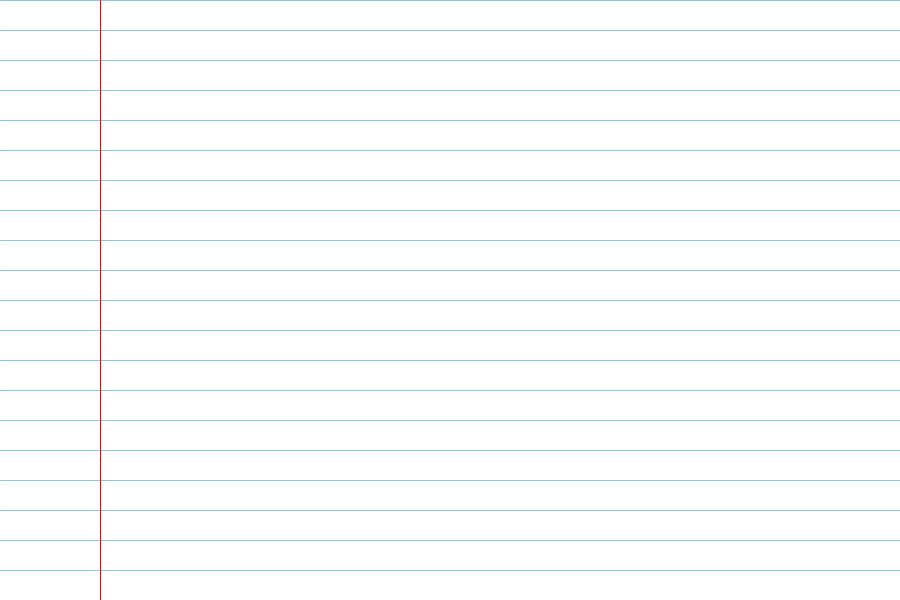
Frame 1 (no input)
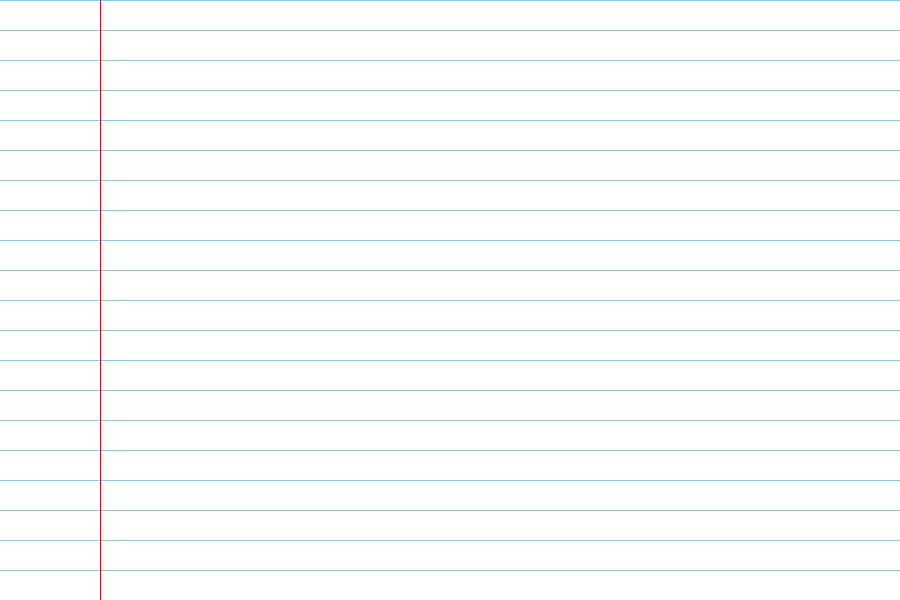
Frame 60 (the mouse pressed at the canvas centre just before this capture)
Frame 120 (the mouse held since frame 60 and released just before this capture): identical to frame 60, image omitted

The Processing sketch that drew these frames (run headless with seeded random() and noise(); from frame 60 on, the mouse is pressed at the canvas centre):

// Processing sketch: Dear_Data
// ── Dear_Data.pde
void setup() {
  size(900, 600);
  background(255);
}

void draw() {
  for (int i=0; i<height; i=i+30)
  {
    stroke(#85C9E3);
    line(0, 0+i, width, i);
  }
  stroke(255, 0, 0);
  line(100, 0, 100, height);
}
